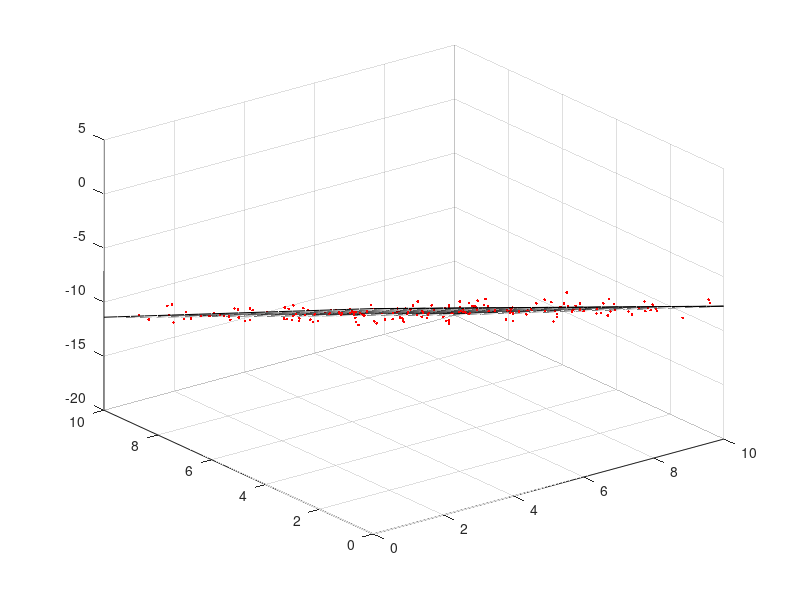

MATLAB code to generate this figure:
clear; close all; clc;
% Generate some test data
A = 2;
B = 3;
C = 2.5;
D = -1;
%%
n_generate = 200;
G = 10*rand(n_generate, 2);  % x and y test points

% compute z from plane, add noise (zero-mean!)
G(:,3) = -(A*G(:,1) + B*G(:,2) + D) / C + 0.5*randn(n_generate,1);
G(:,4) = ones(n_generate,1);   % augment your matrix

%{
    3.8045    7.8023  -11.9823    1.0000
    5.6782    0.8113   -5.1851    1.0000
    3.3712    7.9483  -12.0836    1.0000
    ...
%}

%%
[u s v] = svd(G, 0);
P = v(:,4);             % Last column is your plane equation

disp(P');
%%
[x y] = meshgrid(0:0.5:10); 
a = v(1, 4);
b = v(2, 4);
c = v(3, 4);
d = v(4, 4);
z = -1/c*(a*x + b*y + d);

%%
figure(1)
plot3(G(:, 1), G(:, 2), G(:, 3),'r.'); 
hold on;

colormap(gray);
surf(x,y,z)

grid on;
